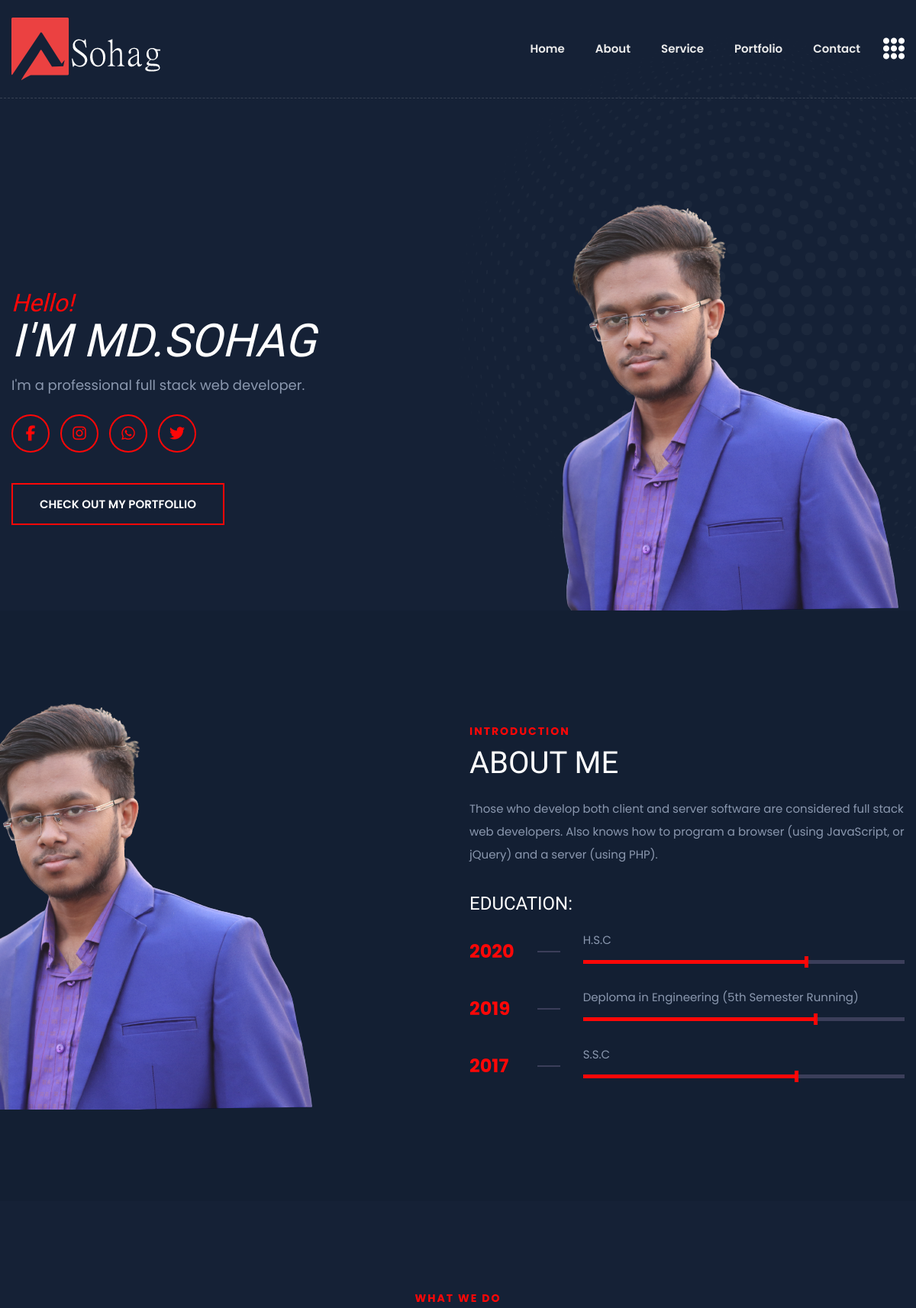
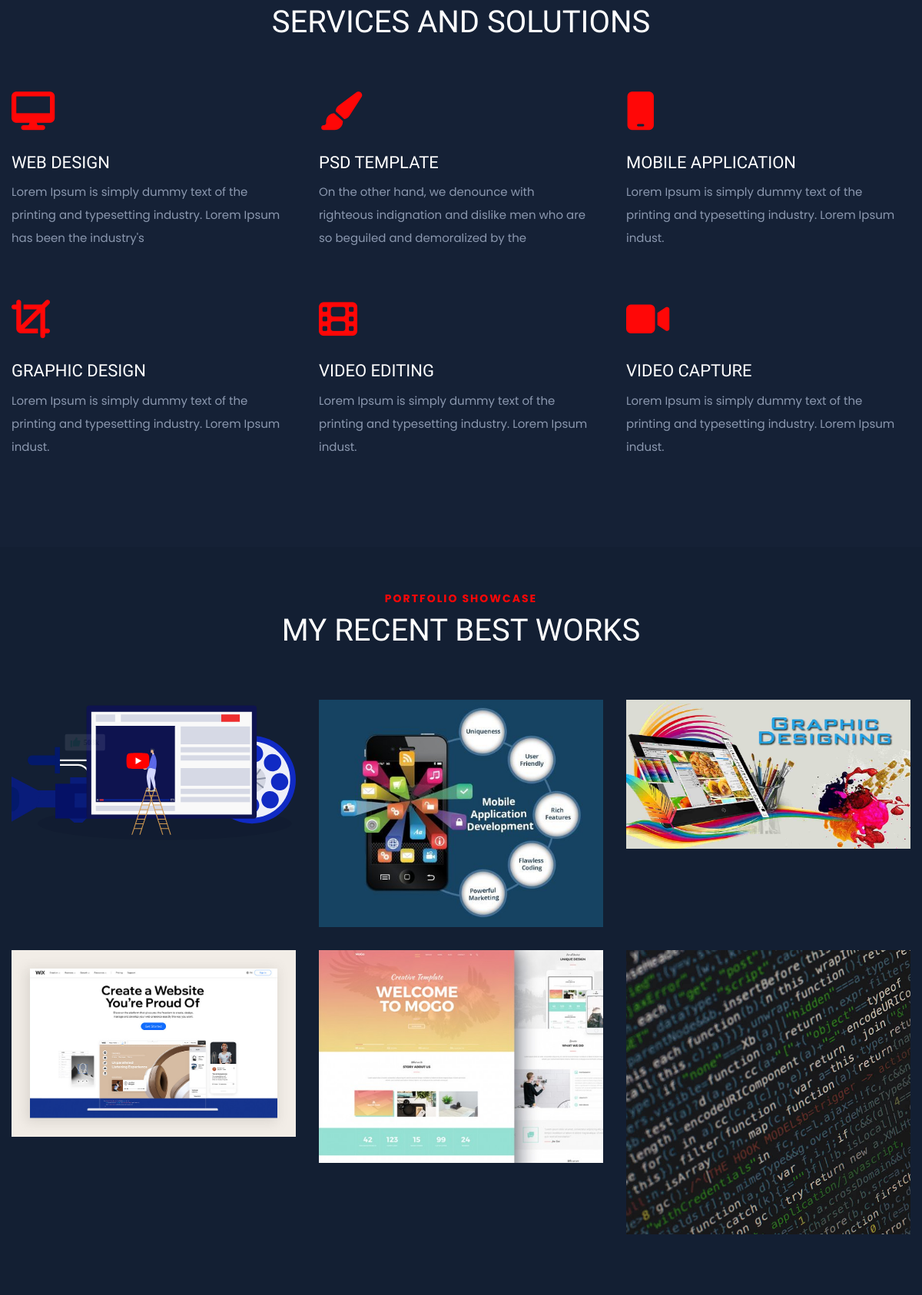
The page / (upper part) on the database its author committed (2 pictures, top to bottom).
### tables this page shows
CREATE TABLE `logo` (
  `id` int(11) NOT NULL,
  `logo_name` text NOT NULL,
  `status` int(11) NOT NULL DEFAULT 0,
  `img_cat` int(11) NOT NULL DEFAULT 0,
  `created_at` varchar(255) NOT NULL
);

CREATE TABLE `menus` (
  `id` int(11) NOT NULL,
  `name` varchar(200) NOT NULL,
  `link` varchar(255) NOT NULL,
  `status` int(11) NOT NULL DEFAULT 1,
  `created_at` varchar(100) NOT NULL
);

CREATE TABLE `banners` (
  `id` int(11) NOT NULL,
  `first_title` varchar(100) NOT NULL,
  `title` varchar(255) NOT NULL,
  `description` text NOT NULL,
  `button` varchar(255) NOT NULL,
  `banner_img` text DEFAULT NULL,
  `status` int(11) NOT NULL DEFAULT 0,
  `created_at` varchar(255) NOT NULL
);

CREATE TABLE `social_icons` (
  `id` int(11) NOT NULL,
  `icons_id` int(11) NOT NULL,
  `link` varchar(255) NOT NULL,
  `created_at` varchar(200) NOT NULL
);

CREATE TABLE `icons` (
  `id` int(11) NOT NULL,
  `icon_code` varchar(200) NOT NULL,
  `created_at` varchar(150) NOT NULL
);

CREATE TABLE `abouts` (
  `id` int(11) NOT NULL,
  `about_desc` text NOT NULL,
  `about_status` int(11) NOT NULL DEFAULT 0,
  `user_id` int(11) NOT NULL,
  `about_img` text NOT NULL,
  `created_at` varchar(255) NOT NULL
);

CREATE TABLE `educations` (
  `id` int(11) NOT NULL,
  `subject` varchar(200) NOT NULL,
  `percent` int(11) NOT NULL,
  `years` int(11) NOT NULL,
  `status` int(11) NOT NULL DEFAULT 0,
  `user_id` int(11) NOT NULL,
  `created_at` varchar(200) NOT NULL
);

CREATE TABLE `services` (
  `id` int(11) NOT NULL,
  `service_title` varchar(255) NOT NULL,
  `service_desc` text NOT NULL,
  `service_icon` text DEFAULT NULL,
  `service_status` int(11) NOT NULL DEFAULT 0,
  `created_at` varchar(255) NOT NULL
);

CREATE TABLE `projects` (
  `id` int(11) NOT NULL,
  `desc_title` varchar(255) NOT NULL,
  `descr` text NOT NULL,
  `category` varchar(200) NOT NULL,
  `title` varchar(255) NOT NULL,
  `img` text NOT NULL,
  `status` int(11) NOT NULL DEFAULT 0,
  `user_id` int(11) NOT NULL,
  `user_comment` text NOT NULL,
  `created_at` varchar(200) NOT NULL
);

### index.php (the view, shortened to what this page needs)
<?php
    require "admin/backend_includes/db.php";
    $default_logo = "SELECT * FROM logo WHERE status=1 AND img_cat=1";
    $default_logo_query = mysqli_query($db, $default_logo);
    $logo_default = mysqli_fetch_assoc($default_logo_query);
    $all_sicons = "SELECT * FROM social_icons";
    $all_sicons_query = mysqli_query($db, $all_sicons);
    $all_menu = "SELECT * FROM menus WHERE status=1";
    $all_menu_query = mysqli_query($db, $all_menu);
    $view_banner = "SELECT * FROM banners WHERE status=1";
    $view_banner_query = mysqli_query($db, $view_banner);
    $banner_info = mysqli_fetch_assoc($view_banner_query);
    $about_info = "SELECT abouts.about_img,abouts.about_desc,educations.years,educations.subject,educations.percent FROM abouts INNER JOIN educations ON abouts.user_id = educations.user_id && abouts.about_status=1 && educations.status=1 ORDER BY educations.years DESC";
    $about_info_query = mysqli_query($db, $about_info);
    $about_value = mysqli_fetch_assoc($about_info_query);
    $all_service = "SELECT * FROM services WHERE service_status =1";
    $all_service_query = mysqli_query($db, $all_service);
    $all_project = "SELECT * FROM projects WHERE status=1 ORDER BY id DESC";
    $all_project_query = mysqli_query($db, $all_project);
?>
<!doctype html>
<html class="no-js" lang="en">
<head>
    <link rel="stylesheet" href="frontend/frontend_assets/css/bootstrap.min.css">
    <link rel="stylesheet" href="frontend/frontend_assets/css/animate.min.css">
    <link rel="stylesheet" href="frontend/frontend_assets/css/magnific-popup.css">
    <link rel="stylesheet" href="frontend/frontend_assets/css/fontawesome-all.min.css">
    <link rel="stylesheet" href="frontend/frontend_assets/css/flaticon.css">
    <link rel="stylesheet" href="frontend/frontend_assets/css/slick.css">
    <link rel="stylesheet" href="frontend/frontend_assets/css/aos.css">
    <link rel="stylesheet" href="frontend/frontend_assets/css/default.css">
    <link rel="stylesheet" href="frontend/frontend_assets/css/style.css">
    <link rel="stylesheet" href="frontend/frontend_assets/css/responsive.css">
    <link rel="stylesheet" href="frontend/frontend_assets/css/custom.css">
</head>
    <body class="theme-bg">
        <header>
            <div id="header-sticky" class="transparent-header">
                <div class="container">
                    <div class="row">
                        <div class="col-xl-12">
                            <div class="main-menu">
                                <nav class="navbar navbar-expand-lg">
                                    <a href="index.php" class="navbar-brand logo-sticky-none">
                                        <img src="admin/uploads/logo/<?= $logo_default['logo_name']; ?>" alt="Logo">
                                    </a>
                                    <div class="collapse navbar-collapse" id="navbarNav">
                                        <ul class="navbar-nav ml-auto">
                                            <?php foreach ($all_menu_query as $menu_id => $menu_value) : ?>
                                                <li class="nav-item <?= ($menu_id == 0) ? : NULL ?>">
                                                    <a class="nav-link" href="<?= $menu_value['link']; ?>"><?= $menu_value['name']; ?></a>
                                                </li>
                                            <?php endforeach; ?>
                                        </ul>
                                    </div>
                                    <div class="header-btn">
                                        <a href="#" class="off-canvas-menu menu-tigger"><i class="flaticon-menu"></i></a>
                                    </div>
                                </nav>
                            </div>
                        </div>
                    </div>
                </div>
            </div>
        </header>
        <main>
            <section id="home" class="banner-area banner-bg fix">
                <div class="container">
                    <div class="row align-items-center">
                        <div class="col-xl-7 col-lg-6">
                            <div class="banner-content">
                                <h6 class="wow fadeInUp" data-wow-delay="0.2s"><?= $banner_info['first_title']; ?></h6>
                                <h2 class="wow fadeInUp" data-wow-delay="0.4s"><?= $banner_info['title']; ?></h2>
                                <p class="wow fadeInUp" data-wow-delay="0.6s"><?= $banner_info['description']; ?></p>
                                <div class="banner-social wow fadeInUp" data-wow-delay="0.8s">
                                    <ul>
                                        <?php foreach ($all_sicons_query as $sicon_value) : ?>
                                            <?php
                                                $social_id = $sicon_value['icons_id'];
                                                $all_icons = "SELECT * FROM icons WHERE id=$social_id";
                                                $all_icons_query = mysqli_query($db, $all_icons);
                                                $after_assoc = mysqli_fetch_assoc($all_icons_query);
                                            ?>
                                            <li>
                                                <a href="<?= $sicon_value['link']; ?>">
                                                    <span style="font-family: fontawesome; font-size:20px;"><?= $after_assoc['icon_code']; ?></span>
                                                </a>
                                            </li>
                                        <?php endforeach; ?>
                                    </ul>
                                </div>
                                <a href="#" class="btn wow fadeInUp" data-wow-delay="1s"><?= $banner_info['button']; ?></a>
                            </div>
                        </div>
                        <div class="col-xl-5 col-lg-6 d-none d-lg-block">
                            <div class="banner-img text-right">
                                <img src="admin/uploads/banners/<?= $banner_info['banner_img']; ?>" alt="">
                            </div>
                        </div>
                    </div>
                </div>
                <div class="banner-shape"><img src="frontend/frontend_assets/img/shape/dot_circle.png" class="rotateme" alt="img"></div>
            </section>
            <section id="about" class="about-area primary-bg pt-120 pb-120">
                <div class="container">
                    <div class="row align-items-center">
                        <div class="col-lg-6">
                            <div class="about-img">
                                <img src="admin/uploads/abouts/<?= $about_value['about_img']; ?>" title="me-01" alt="me-01">
                            </div>
                        </div>
                        <div class="col-lg-6 pr-90">
                            <div class="section-title mb-25">
                                <span>Introduction</span>
                                <h2>About Me</h2>
                            </div>
                            <div class="about-content">
                                <p><?= $about_value['about_desc']; ?></p>
                                <h3>Education:</h3>
                            </div>
                            <?php foreach ($about_info_query as $about_id => $value) : ?>
                                <div class="education">
                                    <div class="year"><?= $value['years']; ?></div>
                                    <div class="line"></div>
                                    <div class="location">
                                        <span><?= $value['subject']; ?></span>
                                        <div class="progressWrapper">
                                            <div class="progress">
                                                <div class="progress-bar wow slideInLefts" data-wow-delay="0.2s" data-wow-duration="2s" role="progressbar" style="width: <?= $value['percent']; ?>%;" aria-valuenow="<?= $value['percent']; ?>" aria-valuemin="0" aria-valuemax="100"></div>
                                            </div>
                                        </div>
                                    </div>
                                </div>
                            <?php endforeach; ?>
                        </div>
                    </div>
                </div>
            </section>
            <section id="service" class="services-area pt-120 pb-50">
				<div class="container">
                    <div class="row justify-content-center">
                        <div class="col-xl-6 col-lg-8">
                            <div class="section-title text-center mb-70">
                                <span>WHAT WE DO</span>
                                <h2>Services and Solutions</h2>
                            </div>
                        </div>
                    </div>
					<div class="row">
                        <?php foreach ($all_service_query as $service) : ?>
                            <div class="col-lg-4 col-md-6">
                                <div class="icon_box_01 wow fadeInLeft" data-wow-delay="0.4s">
                                    <i class="<?= $service['service_icon']; ?>"></i>
                                    <h3><?= $service['service_title']; ?></h3>
                                    <p>
                                        <?= $service['service_desc']; ?>
                                    </p>
                                </div>
                            </div>
                        <?php endforeach; ?>
					</div>
				</div>
			</section>
            <section id="portfolio" class="portfolio-area primary-bg pt-60 pb-90">
                <div class="container">
                    <div class="row justify-content-center">
                        <div class="col-xl-6 col-lg-8">
                            <div class="section-title text-center mb-70">
                                <span>Portfolio Showcase</span>
                                <h2>My Recent Best Works</h2>
                            </div>
                        </div>
                    </div>
                    <div class="row">
                        <?php foreach ($all_project_query as $project_id => $project) : ?>
                            <?php if ($project_id < 6) : ?>
                                <div class="col-lg-4 col-md-6 pitem">
                                    <div class="speaker-box">
                                        <div class="speaker-thumb">
                                            <img src="admin/uploads/projects/<?= $project['img']; ?>" alt="img">
                                        </div>
                                    </div>
                                </div>
                            <?php endif; ?>
                        <?php endforeach; ?>
                    </div>
                </div>
            </section>
        </main>
    </body>
</html>

### frontend/frontend_assets/css/default.css (style rules this page uses)
.mb-25 { margin-bottom: 25px; }
.mb-70 { margin-bottom: 70px; }
.pt-60 { padding-top: 60px; }
.pt-120 { padding-top: 120px; }
.pb-50 { padding-bottom: 50px; }
.pb-90 { padding-bottom: 90px; }
.pb-120 { padding-bottom: 120px; }
.pr-90 { padding-right: 90px; }
.theme-bg { background: #152136; }
.primary-bg { background: #131f33; }

### frontend/frontend_assets/css/responsive.css (style rules this page uses)
@media (min-width: 1200px) and (max-width: 1500px) { .banner-shape { right: -145px; } }
@media (min-width: 992px) and (max-width: 1200px) { .banner-content h6 { font-size: 32px; } }
@media (min-width: 992px) and (max-width: 1200px) { .banner-content h2 { font-size: 60px; } }
@media (min-width: 992px) and (max-width: 1200px) { .banner-shape { right: -155px; } }
@media (min-width: 992px) and (max-width: 1200px) { .header-btn a.off-canvas-menu { margin-left: 0; display: inline-block; } }
@media (min-width: 992px) and (max-width: 1200px) { .about-img { margin-left: -65px; } }
@media (min-width: 992px) and (max-width: 1200px) { .banner-content p { font-size: 18px; padding-right: 0; } }
@media (min-width: 992px) and (max-width: 1200px) { .about-area .col-lg-6.pr-90 { padding-right: 15px; } }
@media (min-width: 992px) and (max-width: 1200px) { .icon_box_01 { padding-left: 0; } }
@media (min-width: 992px) and (max-width: 1200px) { .icon_box_01 i { position: unset; margin-bottom: 30px; } }

### rows shown on the page
logo: logo_name (picture)
menus: name "Home"
menus: name "About"
menus: name "Service"
menus: name "Portfolio"
menus: name "Contact"
banners: first_title "Hello!", title "I'M MD.SOHAG", description "I'm a professional full stack web developer.", button "CHECK OUT MY PORTFOLLIO", banner_img (picture)
abouts: about_img (picture), about_desc "Those who develop both client and server software are considered full stack web developers. Also knows how to program a browser (using JavaScript, or jQuery) and a server (using PHP).", educations.years "2020", educations.subject "H.S.C", educations.years "2019", educations.subject "Deploma in Engineering (5th Semester Running)", educations.years "2017", educations.subject "S.S.C"
services: service_title "WEB DESIGN", service_desc "Lorem Ipsum is simply dummy text of the printing and typesetting industry. Lorem Ipsum has been the industry's"
services: service_title "PSD TEMPLATE", service_desc "On the other hand, we denounce with righteous indignation and dislike men who are so beguiled and demoralized by the"
services: service_title "MOBILE APPLICATION", service_desc "Lorem Ipsum is simply dummy text of the printing and typesetting industry. Lorem Ipsum indust."
services: service_title "GRAPHIC DESIGN", service_desc "Lorem Ipsum is simply dummy text of the printing and typesetting industry. Lorem Ipsum indust."
services: service_title "VIDEO EDITING", service_desc "Lorem Ipsum is simply dummy text of the printing and typesetting industry. Lorem Ipsum indust."
services: service_title "VIDEO CAPTURE", service_desc "Lorem Ipsum is simply dummy text of the printing and typesetting industry. Lorem Ipsum indust."
projects: img (picture)
projects: img (picture)
projects: img (picture)
projects: img (picture)
projects: img (picture)
projects: img (picture)
